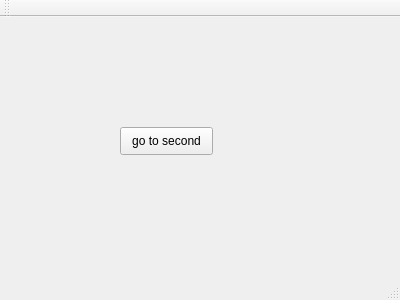
<?xml version="1.0" encoding="UTF-8"?>
<ui version="4.0">
 <class>MainWindow</class>
 <widget class="QMainWindow" name="MainWindow">
  <property name="geometry">
   <rect>
    <x>0</x>
    <y>0</y>
    <width>400</width>
    <height>300</height>
   </rect>
  </property>
  <property name="windowTitle">
   <string>MainWindow</string>
  </property>
  <widget class="QWidget" name="centralWidget">
   <widget class="QPushButton" name="pushButton">
    <property name="geometry">
     <rect>
      <x>120</x>
      <y>110</y>
      <width>93</width>
      <height>28</height>
     </rect>
    </property>
    <property name="text">
     <string>go to second</string>
    </property>
   </widget>
  </widget>
  <widget class="QMenuBar" name="menuBar">
   <property name="geometry">
    <rect>
     <x>0</x>
     <y>0</y>
     <width>400</width>
     <height>26</height>
    </rect>
   </property>
  </widget>
  <widget class="QToolBar" name="mainToolBar">
   <attribute name="toolBarArea">
    <enum>TopToolBarArea</enum>
   </attribute>
   <attribute name="toolBarBreak">
    <bool>false</bool>
   </attribute>
  </widget>
  <widget class="QStatusBar" name="statusBar"/>
 </widget>
 <layoutdefault spacing="6" margin="11"/>
 <resources/>
 <connections/>
</ui>
